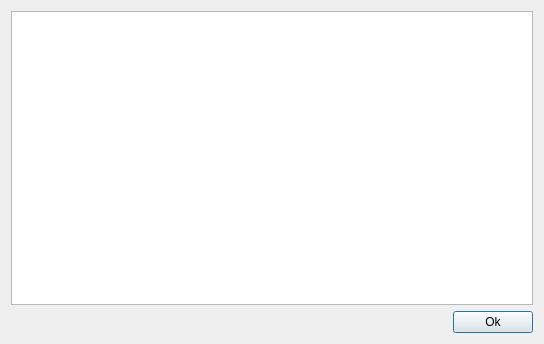
<?xml version="1.0" encoding="UTF-8"?>
<ui version="4.0">
 <class>HelpDialog</class>
 <widget class="QDialog" name="HelpDialog">
  <property name="windowModality">
   <enum>Qt::NonModal</enum>
  </property>
  <property name="geometry">
   <rect>
    <x>0</x>
    <y>0</y>
    <width>544</width>
    <height>344</height>
   </rect>
  </property>
  <property name="sizePolicy">
   <sizepolicy hsizetype="Preferred" vsizetype="Preferred">
    <horstretch>0</horstretch>
    <verstretch>0</verstretch>
   </sizepolicy>
  </property>
  <property name="windowTitle">
   <string>Settings</string>
  </property>
  <property name="windowIcon">
   <iconset resource="icones/icones.qrc">
    <normaloff>:/MM/Icons/images/icon_32.png</normaloff>:/MM/Icons/images/icon_32.png</iconset>
  </property>
  <property name="styleSheet">
   <string notr="true"/>
  </property>
  <layout class="QGridLayout" name="gridLayout">
   <item row="0" column="0">
    <layout class="QVBoxLayout" name="verticalLayout">
     <item>
      <widget class="QTableView" name="tableView">
       <property name="sizePolicy">
        <sizepolicy hsizetype="Expanding" vsizetype="Minimum">
         <horstretch>0</horstretch>
         <verstretch>0</verstretch>
        </sizepolicy>
       </property>
       <attribute name="horizontalHeaderHighlightSections">
        <bool>false</bool>
       </attribute>
       <attribute name="verticalHeaderVisible">
        <bool>false</bool>
       </attribute>
      </widget>
     </item>
     <item>
      <layout class="QHBoxLayout" name="horizontalLayout">
       <item>
        <spacer>
         <property name="orientation">
          <enum>Qt::Horizontal</enum>
         </property>
         <property name="sizeHint" stdset="0">
          <size>
           <width>40</width>
           <height>20</height>
          </size>
         </property>
        </spacer>
       </item>
       <item>
        <widget class="QPushButton" name="okButton">
         <property name="text">
          <string>Ok</string>
         </property>
        </widget>
       </item>
      </layout>
     </item>
    </layout>
   </item>
  </layout>
 </widget>
 <layoutdefault spacing="6" margin="11"/>
 <resources>
  <include location="icones/icones.qrc"/>
 </resources>
 <connections/>
</ui>
